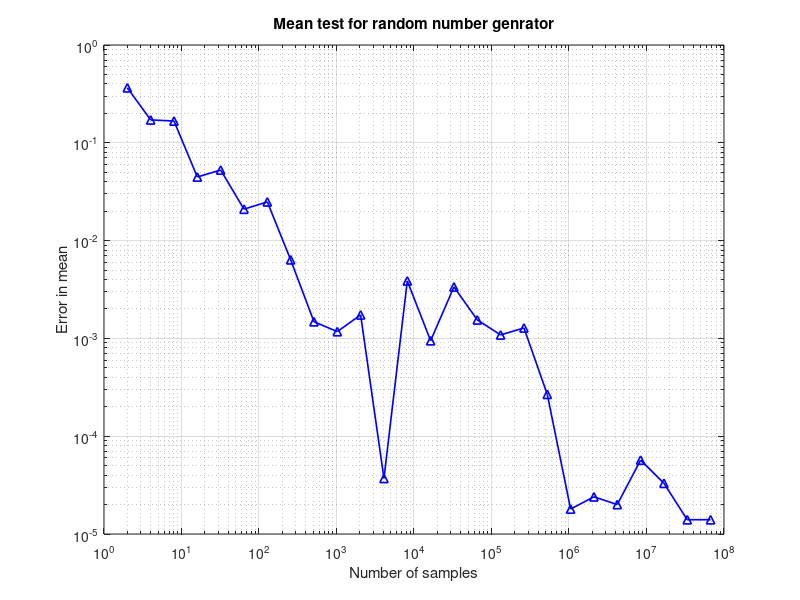

MATLAB code for this plot:
M = csvread('MeanTest.csv');
[m,n] = size(M);
figure;

loglog(M(:,1),M(:,3),'b^-','LineWidth',1.2);

title('Mean test for random number genrator');
%legend('CPU (sequential)','GPU (Dongryeol)','My GPU');
xlabel('Number of samples');
ylabel('Error in mean'); 
grid on
